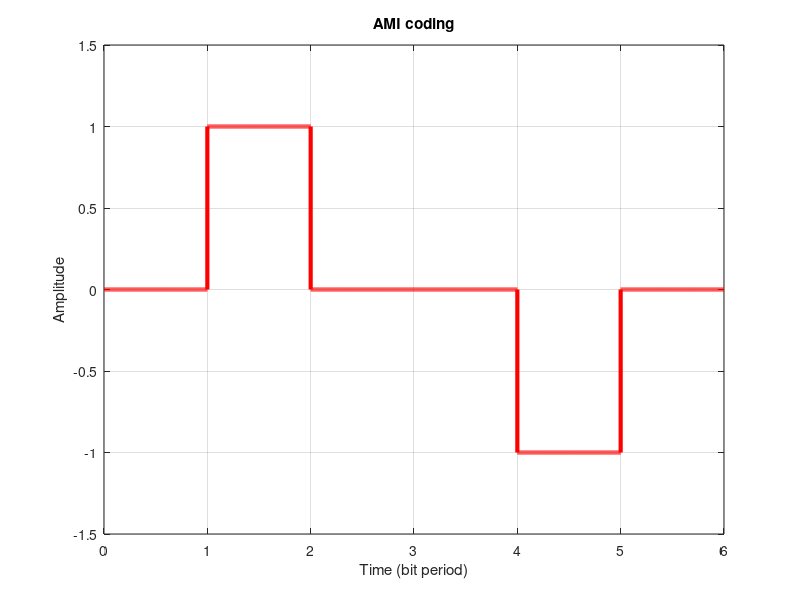

Write MATLAB code to recreate this figure.
clc;
clear all;
close all;
data = [ 0 1 0 0 1 0 ]
t = 0:0.001:1; %time duration of single pulse
digital_signal = []; 
time = []; 
sign = 1;
for i = 1:1:numel(data)
    if(data(i)==1) 
        digital_signal = [digital_signal sign*ones(1,length(t))];
        sign = -sign;
    else
        digital_signal = [digital_signal zeros(1,length(t))];
    end
    time = [time t]; t = t + 1;
end

% Plot the Digital Signal
 
plot(time,digital_signal,'r','LineWidth',3); 
xlabel('Time (bit period)'); 
ylabel('Amplitude'); title('AMI coding'); axis([0 time(end) -1.5 1.5]); 
grid on;
